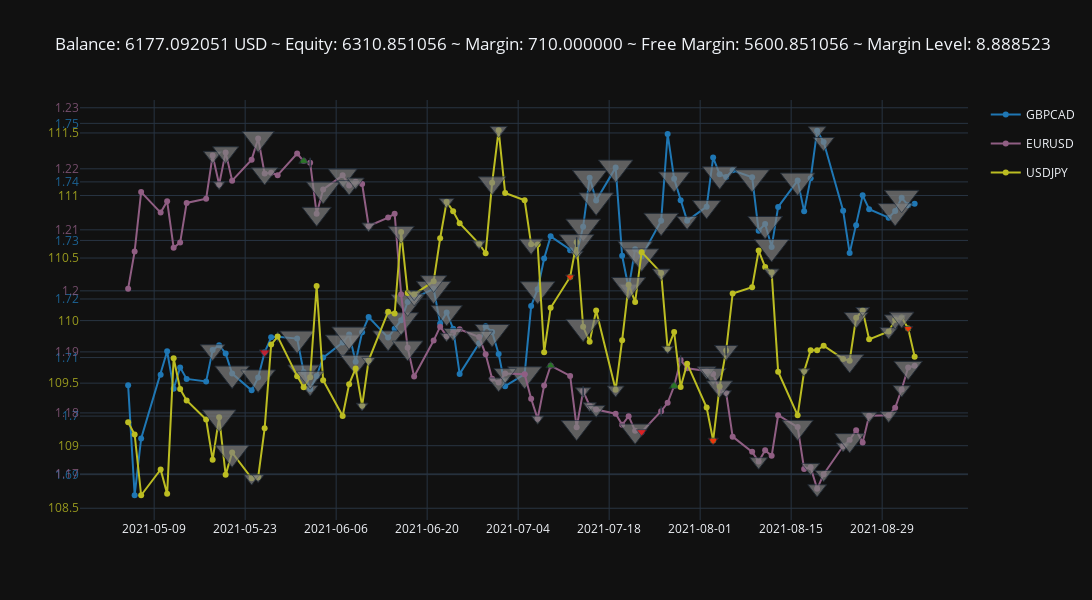

Notebook code for this chart:
### Markdown cell above
Render in **advanced_mode** figure
- Clicking on a symbol name will hide/show its plot
- Hovering over points and markers will display their details
- The size of the triangles indicates their relative volume

### Code cell
env.render('advanced_figure', time_format='%Y-%m-%d')
